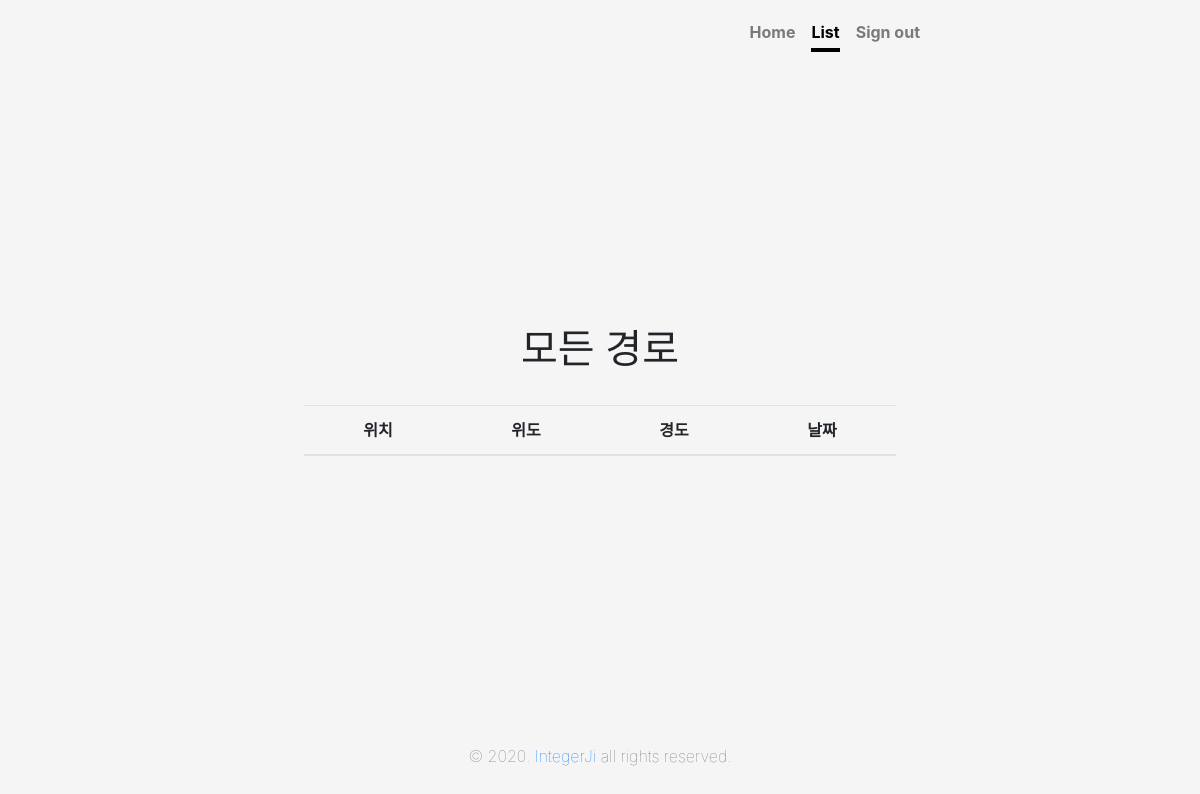
Page /app/list/ (signed in) on the earlier database version.
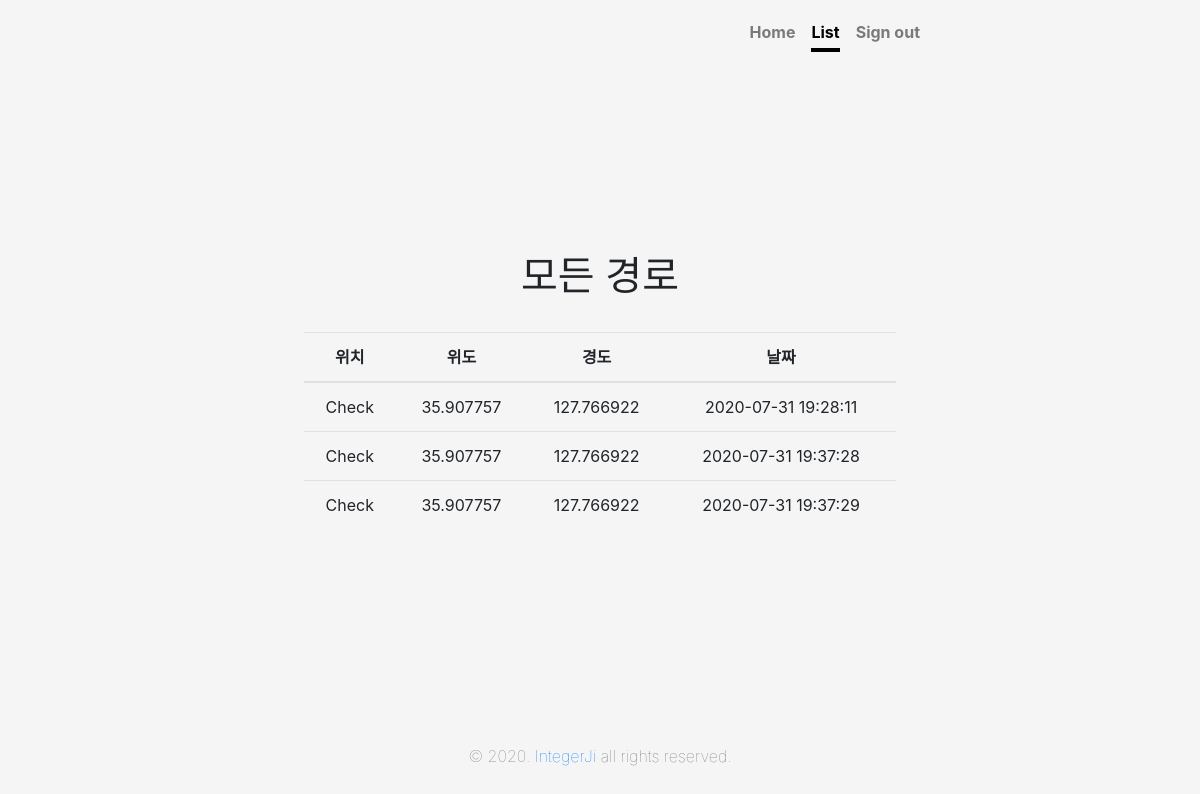
Same page on the later database version.
### app/models.py (models this page shows)
class Report(models.Model):
    objects = models.Manager()
    input_user = models.ForeignKey(User, on_delete = models.CASCADE)
    input_report = models.CharField(max_length=200, null = True, default='비어있음')
    input_date = models.CharField(max_length=20, default=0, null=True, blank=True)
    input_time = models.CharField(max_length=20, default=0, null=True, blank=True)
    input_lat = models.DecimalField(max_digits=9, decimal_places=6, null = True)
    input_lon = models.DecimalField(max_digits=9, decimal_places=6, null = True)

### app/views.py (the view)
# urls.py: path('list/', views.list, name='list'),
def list(request):
    report = Report.objects.filter(input_user=request.user).order_by('-input_date')
    return render(request, 'list.html', {'report':report })

### app/templates/list.html (shortened to what this page needs)
{% load static %}
<!doctype html>
<html lang="en">
<head>
  <link href="{% static 'css/bootstrap.css' %}" rel="stylesheet">
  <link href="{% static 'css/cover.css' %}" rel="stylesheet">
</head>
<body class="text-center">
  <div class="cover-container d-flex w-100 h-100 p-3 mx-auto flex-column">
    <header class="masthead mb-auto">
      <div class="inner">
        <nav class="nav nav-masthead justify-content-center">
          <a class="nav-link" href="{% url 'index' %}">Home</a>
          <a class="nav-link active" href="{% url 'list' %}">List</a>
          <a class="nav-link" href="{% url 'signout' %}">Sign out</a>
        </nav>
      </div>
    </header>
    <main role="main" class="inner cover">
      <h1 class="cover-heading">모든 경로</h1>
      <br>
      <table class="table">
        <thead>
          <tr>
            <th scope="col">위치</th>
            <th scope="col">위도</th>
            <th scope="col">경도</th>
            <th scope="col">날짜</th>
          </tr>
        </thead>
        <tbody>
          {% for report in report.all %}
          <tr>
            <td>{{ report.input_report }}</td>
            <td>{{ report.input_lat }}</td>
            <td>{{ report.input_lon }}</td>
            <td>{{ report.input_date }} {{ report.input_time }}</td>
          </tr>
          {% endfor %}
        </tbody>
      </table>
    </main>
    <footer class="mastfoot mt-auto">
      <div class="inner">
        <p class="text-muted font-weight-lighter">&copy; 2020. <a href="https://www.instagram.com/integer_ji/">IntegerJi</a> all rights reserved.</p>
      </div>
    </footer>
  </div>
</body>

Differences in the rows shown:
added Report: input_report "Check", input_lat "35.907757", input_lon "127.766922", input_date "2020-07-31", input_time "19:28:11"
added Report: input_report "Check", input_lat "35.907757", input_lon "127.766922", input_date "2020-07-31", input_time "19:37:28"
added Report: input_report "Check", input_lat "35.907757", input_lon "127.766922", input_date "2020-07-31", input_time "19:37:29"
